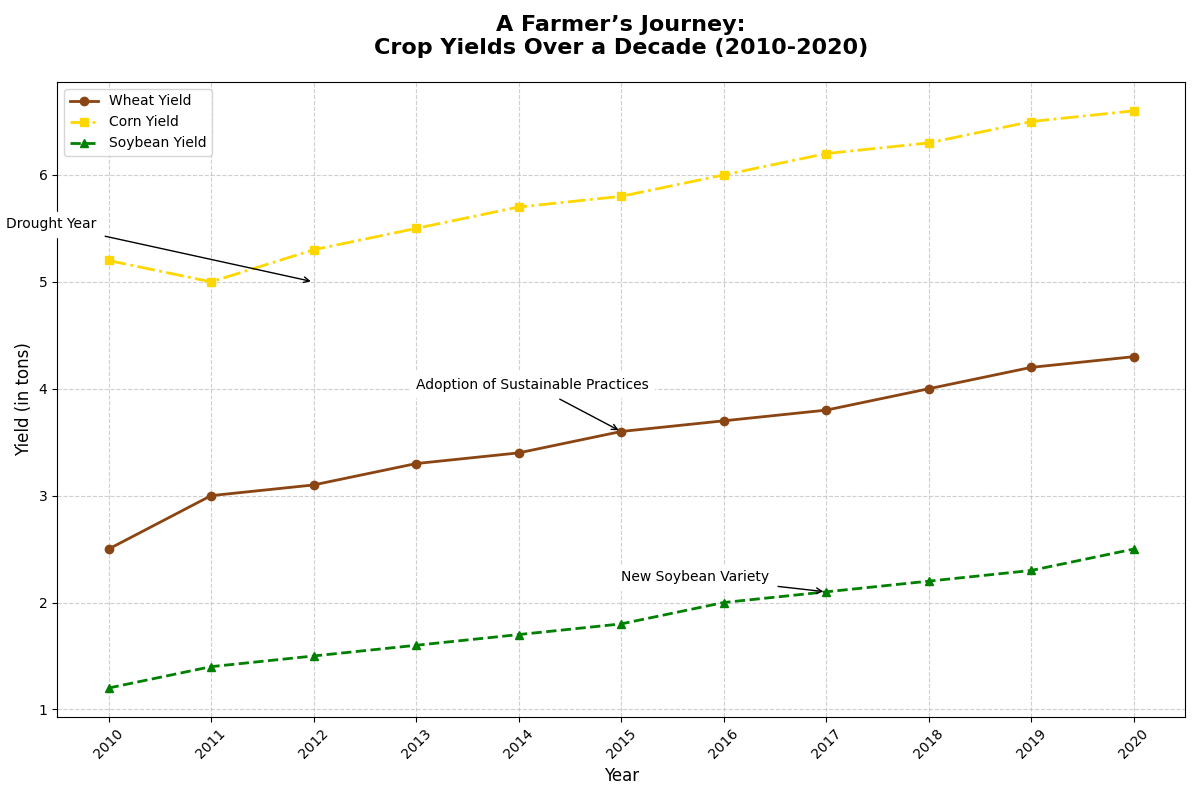

Generate this figure with Python:
import matplotlib.pyplot as plt
import numpy as np

# Backstory: The plot shows a farmer's crop yield over a decade. 
# The farmer grows Wheat, Corn, and Soybeans. This data captures the trend 
# in yields due to varying factors like weather, technological advancements, and soil quality.

# Define the years for the x-axis
years = np.arange(2010, 2021)

# Define crop yield data (in tons) for each crop type (Wheat, Corn, Soybeans)
wheat_yield = np.array([2.5, 3.0, 3.1, 3.3, 3.4, 3.6, 3.7, 3.8, 4.0, 4.2, 4.3])
corn_yield = np.array([5.2, 5.0, 5.3, 5.5, 5.7, 5.8, 6.0, 6.2, 6.3, 6.5, 6.6])
soybean_yield = np.array([1.2, 1.4, 1.5, 1.6, 1.7, 1.8, 2.0, 2.1, 2.2, 2.3, 2.5])

# Create the line chart
fig, ax = plt.subplots(figsize=(12, 8))

# Plot the data with distinct markers and lines
ax.plot(years, wheat_yield, label='Wheat Yield', color='saddlebrown', marker='o', linewidth=2, linestyle='-')
ax.plot(years, corn_yield, label='Corn Yield', color='gold', marker='s', linewidth=2, linestyle='-.')
ax.plot(years, soybean_yield, label='Soybean Yield', color='green', marker='^', linewidth=2, linestyle='--')

# Enhance the plot with a title, labels, and legend
ax.set_title('A Farmer’s Journey:\nCrop Yields Over a Decade (2010-2020)',
             fontsize=16, fontweight='bold', loc='center', pad=20)
ax.set_xlabel('Year', fontsize=12)
ax.set_ylabel('Yield (in tons)', fontsize=12)
ax.legend(loc='upper left', fontsize=10, frameon=True)

# Add grid lines for better readability
ax.grid(True, linestyle='--', alpha=0.6)

# Set x-axis ticks and rotate them for better visibility
ax.set_xticks(years)
ax.set_xticklabels(years, rotation=45)

# Highlight significant events with annotations
ax.annotate('Adoption of Sustainable Practices', xy=(2015, 3.6), xytext=(2013, 4.0),
            arrowprops=dict(facecolor='black', arrowstyle='->'),
            fontsize=10, backgroundcolor='white')
ax.annotate('Drought Year', xy=(2012, 5.0), xytext=(2009, 5.5),
            arrowprops=dict(facecolor='black', arrowstyle='->'),
            fontsize=10, backgroundcolor='white')
ax.annotate('New Soybean Variety', xy=(2017, 2.1), xytext=(2015, 2.2),
            arrowprops=dict(facecolor='black', arrowstyle='->'),
            fontsize=10, backgroundcolor='white')

# Automatically adjust layout to prevent clipping
plt.tight_layout()

# Show the plot
plt.show()
